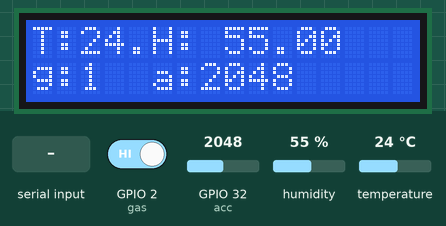
Bench run of a sketch on a simulated ESP32. On the bench: 16×2 character LCD. The inputs (shaded band) are chosen by the test bench; at power-on: temperature 24 °C, GPIO 32 (acc) = 2048, GPIO 2 (gas) HIGH, humidity 55 %. WiFi joins after 1.5 s; servers stay silent unless stated; random numbers use the default seed unless the sketch sets one; no MQTT or app messages arrive unless stated; what the sketch prints to the serial monitor is not drawn.

Above: at 6.2 s.
6.3 s: "14004B42D1CC\n" received over Serial
At 8.0 s:
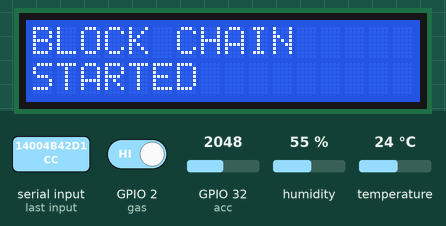
12.2 s: "14004C1BA5E6\n" received over Serial
At 15.7 s:
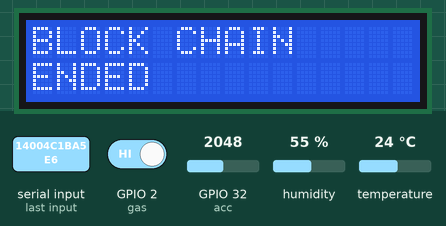
20.4 s: temperature set to 33 °C
At 26.2 s:
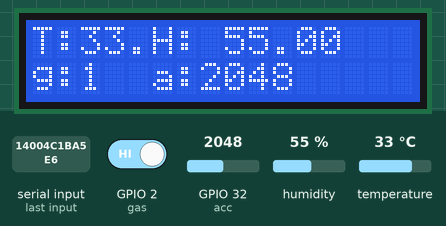
26.5 s: GPIO 32 (acc) set to 3525
At 29.4 s:
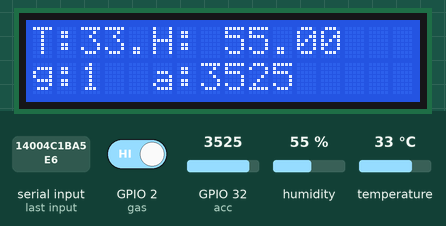
30.6 s: GPIO 32 (acc) set to 3649
At 33.6 s:
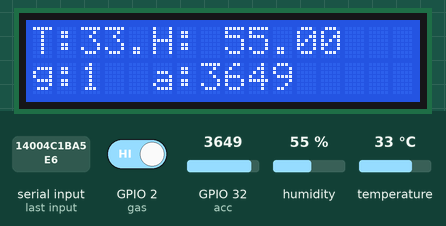
34.6 s: GPIO 2 (gas) driven LOW
At 38.6 s:
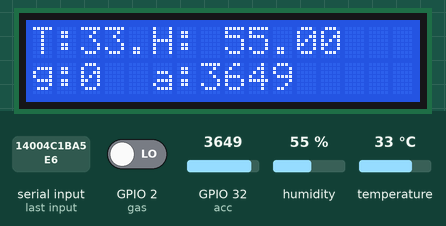
Timing chart, 0 to 40.1 s (numbered marks = the images above; inputs shaded):
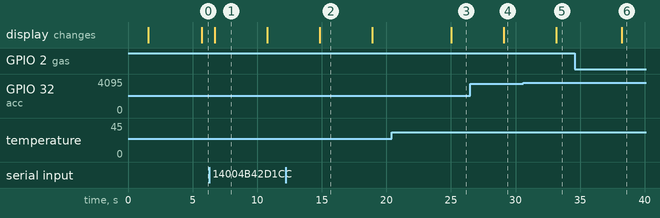

Measured:
- after the input at 6.3 s, the display: changes after 0.41 s (image 1)
- after the input at 12.2 s, the display: changes after 2.7 s (image 2)
- after the input at 20.4 s, the display: changes after 4.6 s (image 3)
- after the input at 26.5 s, the display: changes after 2.6 s (image 4)
- after the input at 30.6 s, the display: changes after 2.6 s (image 5)
- after the input at 34.6 s, the display: changes after 3.6 s (image 6)
- what the display in image 1 shows lasts 4.1 s, from 6.7 s to 10.8 s

The sketch:

FOOD_CHAIN_REC.ino
```cpp
#include<WiFi.h>
#include<PubSubClient.h>
#include<LiquidCrystal_I2C.h>
LiquidCrystal_I2C lcd(0x27,16,2);
#include "DHT.h"

#define DHTPIN 5
// Uncomment whatever type you're using!
#define DHTTYPE DHT11   // DHT 11
//#define DHTTYPE DHT22   // DHT 22  (AM2302), AM2321
//#define DHTTYPE DHT21   // DHT 21 (AM2301)
DHT dht(DHTPIN, DHTTYPE);
WiFiClient espClient;
PubSubClient client(espClient);
const char* ssid = "test2";
const char* password = "12345678";
const char* mqtt_server = "broker.mqtt-dashboard.com";
long lasMsg =0;
char msg[50];

int value=0;
String message="";
char val[50];
String top;

void connectwifi() {

   delay(10);
  Serial.print("CONNECTING TO");
  Serial.println(ssid);

  WiFi.begin(ssid,password);
  while (WiFi.status() !=WL_CONNECTED)
  {
    delay(500);
    Serial.print(".");
  }

  randomSeed(micros());

  Serial.println("");
  Serial.println("WiFi connected");
  Serial.println("IP ADDRESS:");
  Serial.println(WiFi.localIP());
}

void callback(char* topic, byte* payload, unsigned int length)
{
  top = topic;
  for (int i = 0; i < length; i++) {
    message += (char)payload[i];
  }
  message += '\0';
  Serial.println(message);
  Serial.println();
}

void reconnect() {
  while (!client.connected())
  {
    Serial.print("Attempting MQTT connection...");
    String clientId = "ESP8266Client-";
    clientId += String(random(0xffff), HEX);
    if (client.connect(clientId.c_str())) {
      Serial.println("connected");
      client.subscribe("node");
    }
    else
    {
      Serial.print("failed, rc=");
      Serial.print(client.state());
      Serial.println(" try again in 5 seconds");
      delay(5000);
    }
  }
}

void mqtt()
{
   client.setCallback(callback);
  if (!client.connected()) {
    reconnect();
  }
  client.loop();

}

String rcv;
int gas=2;
int acc= 32;
int gas1;
int acc1;
float t;
float h;
void setup() {
    connectwifi();
  client.setServer(mqtt_server,1883);

Serial.begin(9600);
 dht.begin();
lcd.init();
  lcd.backlight();
  lcd.setCursor(0,0);
  delay(2000);
  lcd.clear();
}

void loop() {
  mqtt();

   gas1=digitalRead(gas);
   acc1=analogRead(acc);

  // Reading temperature or humidity takes about 250 milliseconds!
  // Sensor readings may also be up to 2 seconds 'old' (its a very slow sensor)
  float h = dht.readHumidity();
  // Read temperature as Celsius (the default)
  float t = dht.readTemperature();
  // Read temperature as Fahrenheit (isFahrenheit = true)
  float f = dht.readTemperature(true);

  // Check if any reads failed and exit early (to try again).
  if (isnan(h) || isnan(t) || isnan(f)) {
    Serial.println(F("Failed to read from DHT sensor!"));
    return;
  }

  // Compute heat index in Fahrenheit (the default)
  float hif = dht.computeHeatIndex(f, h);
  // Compute heat index in Celsius (isFahreheit = false)
  float hic = dht.computeHeatIndex(t, h, false);
  Serial.print(F("Humidity: "));
  Serial.println(h);
  Serial.print(F("%  Temperature: "));
  Serial.println(t);
  Serial.print("acc value: ");
  Serial.println(acc1);
  Serial.print("gas value: ");
  Serial.println(gas1);
  delay(2000);

      lcd.clear();
      lcd.setCursor(0,0);
      lcd.print("T:");
      lcd.setCursor(2,0);
      lcd.print(t);
      lcd.setCursor(5,0);
      lcd.print("H:");
      lcd.setCursor(8,0);
      lcd.print(h);
      lcd.setCursor(0,1);
      lcd.print("g:");
      lcd.setCursor(2,1);
      lcd.print(gas1);
      lcd.setCursor(5,1);
      lcd.print("a:");
      lcd.setCursor(7,1);
      lcd.print(acc1);
      delay(1000);

  if(t>32&&h>52)
  {
    client.publish("FOOD","TEMP IS HIGH&FOOD WILL BE ROTTEN");
    Serial.println("FOOD WILL BE ROTTEN");
    client.publish("FOOD","13.009164,80.3646");
    Serial.println("13.009164,80.3646");
    delay(1000);
  }
  if(gas1==0)
  {
    client.publish("FOOD","GAS IS HIGH&FOOD WILL BE WASTED");
    Serial.println("FOOD WILL BE WASTED");
    client.publish("FOOD","13.009164,80.3646");
    Serial.println("13.009164,80.3646");
    delay(1000);
  }
  if(acc1>3590)
  {
    client.publish("FOOD","ACC IS HIGH&FOOD WILL BE DAMAGED");
    Serial.println("FOOD WILL BE DAMAGED");
    client.publish("FOOD","13.009164,80.3646");
    Serial.println("13.009164,80.3646");
    delay(1000);
  }

if(Serial.available())
{
  rcv=Serial.readStringUntil('\n');
  Serial.println(rcv);
  if(rcv=="14004B42D1CC")

  {
      lcd.clear();
      lcd.setCursor(0,0);
      lcd.print("BLOCK CHAIN");
      lcd.setCursor(0,1);
      lcd.print("STARTED");
      delay(2000);
    Serial.println("BLOCK CHAIN STARTED");
  }
  else if(rcv=="14004C1BA5E6")
  {
    lcd.clear();
      lcd.setCursor(0,0);
      lcd.print("BLOCK CHAIN");
      lcd.setCursor(0,1);
      lcd.print("ENDED");
      delay(2000);
    Serial.println("BLOCK CHAIN ENDED");
  }
}
}
```
